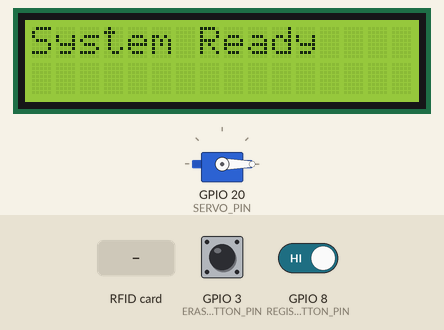
This sketch was run on a simulated ESP32-C6. On the bench: 16×2 character LCD, servo. Inputs (shaded band) come from the test bench; at power-on: GPIO 3 (ERASE_BUTTON_PIN) HIGH, GPIO 8 (REGISTER_BUTTON_PIN) HIGH. WiFi joins after 1.5 s; servers stay silent unless stated; EEPROM starts erased; web services answer with replies made up by the test bench; what the sketch prints to the serial monitor is not drawn.

Above: at 8.6 s.
8.7 s: GPIO 3 (ERASE_BUTTON_PIN) pulled LOW for 0.15 s
At 9.7 s:
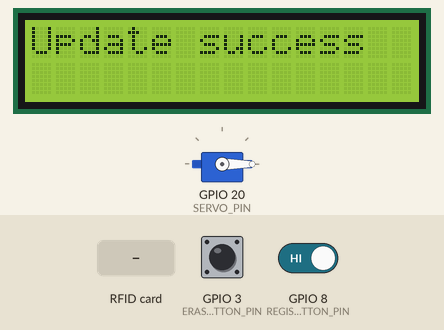
10.4 s: RFID card 5E 7A 19 C4 held to the reader
At 13.2 s:
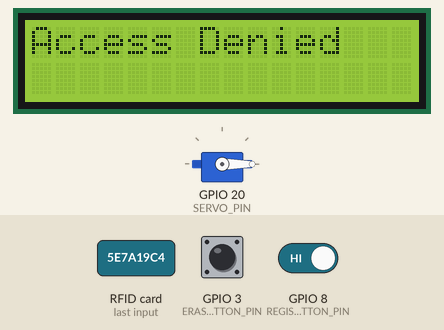
13.4 s: GPIO 3 (ERASE_BUTTON_PIN) driven LOW and GPIO 8 (REGISTER_BUTTON_PIN) driven LOW
16.4 s: RFID card 5E 7A 19 C4 held to the reader
At 17.38 s:
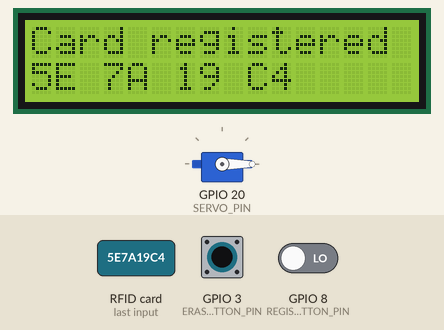
18.9 s: GPIO 3 (ERASE_BUTTON_PIN) driven HIGH
At 22.6 s:
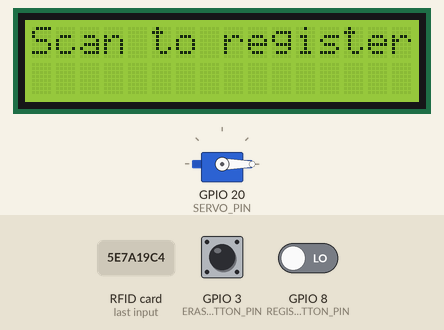
Timing chart, 0 to 22.9 s (numbered marks = the images above; inputs shaded):
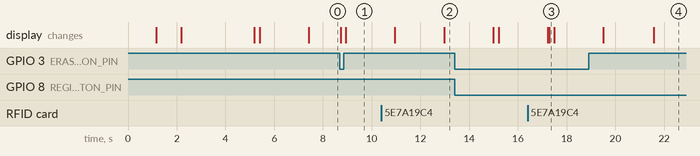

The sketch:

RFID_RC522_Sketch.ino
```cpp
#include <Wire.h>
#include <LiquidCrystal_I2C.h>
#include <ESP32Servo.h>
#include <EEPROM.h>
#include <WiFi.h>
#include <HTTPClient.h>
#include <SPI.h>
#include <MFRC522.h>


// Hardware Pin Definitions


// SPI bus (explicit for ESP32-C6)
#define SPI_SCK_PIN          6       // RC522 SCK
#define SPI_MISO_PIN         2       // RC522 MISO
#define SPI_MOSI_PIN         7       // RC522 MOSI
#define SS_PIN               5       // RC522 SDA/SS
#define RST_PIN              4       // RC522 RST

// I2C bus (explicit for ESP32-C6, must not overlap SPI)
#define I2C_SDA_PIN          10      // LCD SDA
#define I2C_SCL_PIN          11      // LCD SCL

// Other peripherals
#define SERVO_PIN            20      // Servo
#define REGISTER_BUTTON_PIN  8       // Register new card button
#define ERASE_BUTTON_PIN     3       // Erase button


// Hardware Objects

LiquidCrystal_I2C lcd(0x27, 16, 2);
Servo doorServo;
MFRC522 rfid(SS_PIN, RST_PIN);


// System Variables

const int MAX_CARDS = 10;

String registeredCards[MAX_CARDS];
int cardCount     = 0;
int totalEntries  = 0;
int accessGranted = 0;
int accessDenied  = 0;


// WiFi Settings

const char* ssid     = "PUT YOUR OWN WIFI SSID/NAME";
const char* password = "PUT YOUR WIFI PASSWORD";


// ThingSpeak Settings

const char* thingSpeakApiKey = "PUT YOUR OWN API KEY FROM THINGSPEAK";
const char* thingSpeakHost   = "api.thingspeak.com";


// Function Prototypes

void registerCard();
void eraseAllCards();
bool isCardRegistered(String cardID);
String readCardUID();

void grantAccess();
void denyAccess();

void saveCardsToEEPROM();
void loadCardsFromEEPROM();

void writeStringToEEPROM(int addr, String data);
String readStringFromEEPROM(int addr);

void connectWiFi();
void updateThingSpeak();


// Setup

void setup() {

    Serial.begin(9600);

    // Explicit I2C pins required on ESP32-C6
    Wire.begin(I2C_SDA_PIN, I2C_SCL_PIN);

    // Explicit SPI pins required on ESP32-C6
    SPI.begin(SPI_SCK_PIN, SPI_MISO_PIN, SPI_MOSI_PIN, SS_PIN);

    rfid.PCD_Init();

    lcd.init();
    lcd.backlight();
    lcd.clear();

    lcd.print("RFID System");
    lcd.setCursor(0, 1);
    lcd.print("Initializing...");

    doorServo.attach(SERVO_PIN);
    doorServo.write(0);

    pinMode(REGISTER_BUTTON_PIN, INPUT_PULLUP);
    pinMode(ERASE_BUTTON_PIN, INPUT_PULLUP);

    EEPROM.begin(512);
    loadCardsFromEEPROM();

    connectWiFi();

    delay(2000);

    lcd.clear();
    lcd.print("System Ready");

    updateThingSpeak();
}


// Main Loop

void loop() {

    if (digitalRead(REGISTER_BUTTON_PIN) == LOW) {
        registerCard();
    }

    if (digitalRead(ERASE_BUTTON_PIN) == LOW) {
        eraseAllCards();
    }

    if (rfid.PICC_IsNewCardPresent() && rfid.PICC_ReadCardSerial()) {

        String cardID = readCardUID();

        rfid.PICC_HaltA();
        rfid.PCD_StopCrypto1();

        totalEntries++;

        if (isCardRegistered(cardID)) {
            grantAccess();
            accessGranted++;
        } else {
            denyAccess();
            accessDenied++;
        }

        updateThingSpeak();
    }
}


// Read RC522 UID

String readCardUID() {

    String uid = "";

    for (byte i = 0; i < rfid.uid.size; i++) {

        if (rfid.uid.uidByte[i] < 0x10) {
            uid += "0";
        }

        uid += String(rfid.uid.uidByte[i], HEX);

        if (i < rfid.uid.size - 1) {
            uid += " ";
        }
    }

    uid.toUpperCase();
    return uid;
}


// Card Registration

void registerCard() {

    lcd.clear();
    lcd.print("Scan to register");

    while (!rfid.PICC_IsNewCardPresent() || !rfid.PICC_ReadCardSerial()) {
        delay(100);
    }

    String cardID = readCardUID();

    rfid.PICC_HaltA();
    rfid.PCD_StopCrypto1();

    if (cardCount < MAX_CARDS) {

        registeredCards[cardCount++] = cardID;

        saveCardsToEEPROM();

        lcd.clear();
        lcd.print("Card registered");
        lcd.setCursor(0, 1);
        lcd.print(cardID);

        updateThingSpeak();

    } else {

        lcd.clear();
        lcd.print("Max cards reached");
    }

    delay(2000);

    lcd.clear();
    lcd.print("System Ready");
}


// Card Erase

void eraseAllCards() {

    cardCount = 0;

    saveCardsToEEPROM();

    lcd.clear();
    lcd.print("All cards erased");

    updateThingSpeak();

    delay(2000);

    lcd.clear();
    lcd.print("System Ready");
}


// Card Verification

bool isCardRegistered(String cardID) {

    for (int i = 0; i < cardCount; i++) {

        if (registeredCards[i] == cardID) {
            return true;
        }
    }

    return false;
}


// Access Control

void grantAccess() {

    lcd.clear();
    lcd.print("Access Granted");

    doorServo.write(90);

    delay(3000);

    doorServo.write(0);

    lcd.clear();
    lcd.print("System Ready");
}


void denyAccess() {

    lcd.clear();
    lcd.print("Access Denied");

    delay(2000);

    lcd.clear();
    lcd.print("System Ready");
}


// EEPROM Save

void saveCardsToEEPROM() {

    for (int i = 0; i < MAX_CARDS; i++) {

        writeStringToEEPROM(
            i * 50,
            (i < cardCount) ? registeredCards[i] : ""
        );
    }

    EEPROM.commit();
}


// EEPROM Load

void loadCardsFromEEPROM() {

    cardCount = 0;

    for (int i = 0; i < MAX_CARDS; i++) {

        String card = readStringFromEEPROM(i * 50);

        if (card.length() > 0) {
            registeredCards[cardCount++] = card;
        }
    }
}


// EEPROM String Writer

void writeStringToEEPROM(int addr, String data) {

    int len = data.length();

    EEPROM.write(addr, len);

    for (int i = 0; i < len; i++) {
        EEPROM.write(addr + 1 + i, data[i]);
    }
}


// EEPROM String Reader

String readStringFromEEPROM(int addr) {

    int len = EEPROM.read(addr);
    String data = "";

    for (int i = 0; i < len; i++) {
        data += char(EEPROM.read(addr + 1 + i));
    }

    return data;
}


// WiFi Connection

void connectWiFi() {

    WiFi.begin(ssid, password);

    lcd.clear();
    lcd.print("Connecting WiFi");

    while (WiFi.status() != WL_CONNECTED) {
        delay(1000);
        lcd.print(".");
    }

    lcd.clear();
    lcd.print("WiFi Connected");

    delay(1000);
}


// ThingSpeak Upload

void updateThingSpeak() {

    if (WiFi.status() != WL_CONNECTED) {
        Serial.println("WiFi disconnected. Attempting reconnect...");
        connectWiFi();
        return;
    }

    HTTPClient http;

    String url =
        "http://api.thingspeak.com/update?api_key=" +
        String(thingSpeakApiKey);

    url += "&field1=" + String(cardCount);
    url += "&field2=" + String(totalEntries);
    url += "&field3=" + String(accessGranted);
    url += "&field4=" + String(accessDenied);

    http.begin(url);

    int httpResponseCode = http.GET();

    if (httpResponseCode > 0) {

        Serial.println("HTTP Response code: " + String(httpResponseCode));
        Serial.println("ThingSpeak response: " + http.getString());

        lcd.clear();
        lcd.print("Update success");

    } else {

        Serial.print("Error on sending GET: ");
        Serial.println(httpResponseCode);

        lcd.clear();
        lcd.print("Update failed");
    }

    http.end();

    delay(2000);

    lcd.clear();
    lcd.print("System Ready");
}
```

Measured:
- after the input at 8.7 s, the display: first changes at once (image 1 shows a later state)
- after the input at 10.4 s, the display: first differs from a run without the input after 2.6 s (image 2)
- after the input at 16.4 s, the display: first differs from a run without the input after 0.88 s (image 3)
- after the input at 18.9 s, the display: first differs from a run without the input after 2.7 s (image 4)
